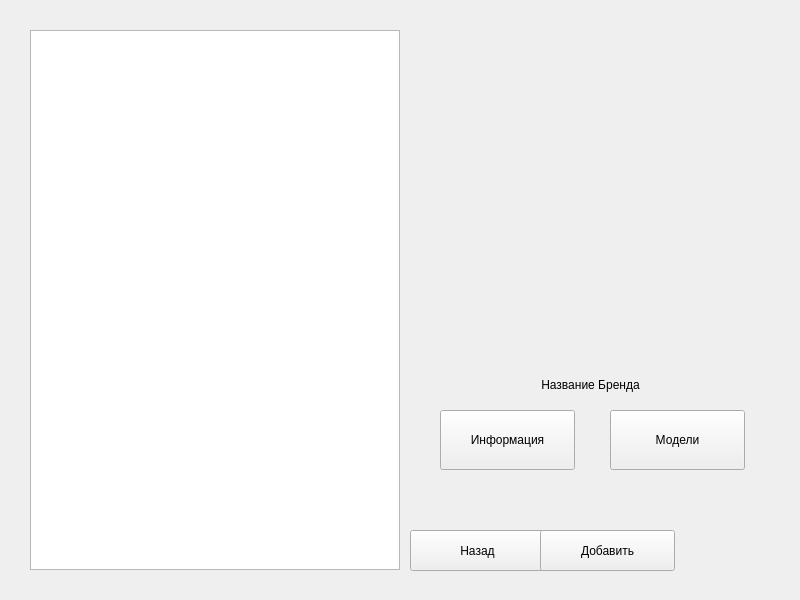
<?xml version="1.0" encoding="UTF-8"?>
<ui version="4.0">
 <class>MainWindow</class>
 <widget class="QMainWindow" name="MainWindow">
  <property name="geometry">
   <rect>
    <x>0</x>
    <y>0</y>
    <width>800</width>
    <height>600</height>
   </rect>
  </property>
  <property name="windowTitle">
   <string>MainWindow</string>
  </property>
  <widget class="QWidget" name="centralwidget">
   <widget class="QListWidget" name="ListWidget">
    <property name="geometry">
     <rect>
      <x>30</x>
      <y>30</y>
      <width>370</width>
      <height>540</height>
     </rect>
    </property>
   </widget>
   <widget class="QWidget" name="InfoWidget" native="true">
    <property name="geometry">
     <rect>
      <x>410</x>
      <y>30</y>
      <width>360</width>
      <height>541</height>
     </rect>
    </property>
    <widget class="QPushButton" name="InfoButton">
     <property name="geometry">
      <rect>
       <x>30</x>
       <y>380</y>
       <width>135</width>
       <height>60</height>
      </rect>
     </property>
     <property name="text">
      <string>Информация</string>
     </property>
    </widget>
    <widget class="QPushButton" name="NextButton">
     <property name="geometry">
      <rect>
       <x>200</x>
       <y>380</y>
       <width>135</width>
       <height>60</height>
      </rect>
     </property>
     <property name="text">
      <string>Модели</string>
     </property>
    </widget>
    <widget class="QLabel" name="NameLabel">
     <property name="geometry">
      <rect>
       <x>30</x>
       <y>329</y>
       <width>301</width>
       <height>51</height>
      </rect>
     </property>
     <property name="text">
      <string>Название Бренда</string>
     </property>
     <property name="alignment">
      <set>Qt::AlignCenter</set>
     </property>
    </widget>
    <widget class="QLabel" name="PicLabel">
     <property name="geometry">
      <rect>
       <x>30</x>
       <y>30</y>
       <width>300</width>
       <height>300</height>
      </rect>
     </property>
     <property name="text">
      <string/>
     </property>
     <property name="pixmap">
      <pixmap>C:/Users/T/Pictures/FPNorKVUcCcp3Oh.jpg</pixmap>
     </property>
     <property name="alignment">
      <set>Qt::AlignCenter</set>
     </property>
    </widget>
    <widget class="QPushButton" name="BackButton">
     <property name="geometry">
      <rect>
       <x>0</x>
       <y>500</y>
       <width>135</width>
       <height>41</height>
      </rect>
     </property>
     <property name="text">
      <string>Назад</string>
     </property>
    </widget>
    <widget class="QPushButton" name="AddButton">
     <property name="geometry">
      <rect>
       <x>130</x>
       <y>500</y>
       <width>135</width>
       <height>41</height>
      </rect>
     </property>
     <property name="text">
      <string>Добавить</string>
     </property>
    </widget>
   </widget>
  </widget>
 </widget>
 <resources/>
 <connections/>
</ui>
